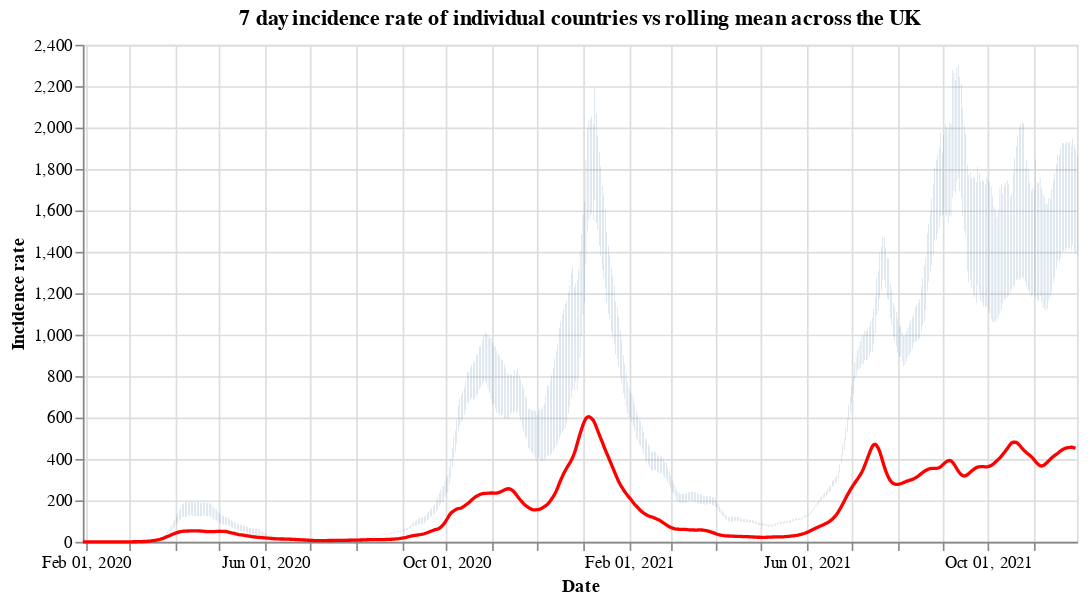

This figure's notebook cell:
### Code cell
#collapse
countries = uk_cases['areaName'].unique()
countries.sort()

selection = alt.selection_single(
    name='Select',
    fields=['areaName'],
    init={'areaName': 'Wales'},
    bind={'areaName': alt.binding_select(options=countries)}
)

# scatter plot, modify opacity based on selection
bars = alt.Chart(uk_cases).mark_bar().add_selection(
    selection
).encode(
    x=alt.X("yearmonthdate(date):T", axis=alt.Axis(title='Date')),
    y=alt.Y("weeklyCasesRate:Q", axis=alt.Axis(title='Incidence rate')),
    tooltip='weeklyCasesRate:Q',
    opacity=alt.condition(selection, alt.value(1), alt.value(0))
).properties(title=f'7 day incidence rate of individual countries vs rolling mean across the UK', width=600)

line = alt.Chart(overview_cases).mark_line(
    color='red',
    size=2,
).transform_window(
    rolling_mean='mean(weeklyCasesRate)',
    frame=[0, 7]
).encode(
    x='yearmonthdate(date):T',
    y='rolling_mean:Q'
)

alt.layer(bars, line)

### Figure 1 — Vega-Lite specification as saved in the notebook (floating-point values rounded to 4 significant figures; data arrays with more than 128 entries replaced by an {"elided": "..."} marker saying what was removed)
{"config": {"view": {"continuousWidth": 400, "continuousHeight": 300}}, "layer": [{"data": {"name": "data-beccffef74db4b3622c1ae9e37a135a0"}, "mark": "bar", "encoding": {"opacity": {"condition": {"value": 1, "selection": "Select"}, "value": 0}, "tooltip": {"type": "quantitative", "field": "weeklyCasesRate"}, "x": {"type": "temporal", "axis": {"title": "Date"}, "field": "date", "timeUnit": "yearmonthdate"}, "y": {"type": "quantitative", "axis": {"title": "Incidence rate"}, "field": "weeklyCasesRate"}}, "selection": {"Select": {"type": "single", "fields": ["areaName"], "init": {"areaName": "Wales"}, "bind": {"areaName": {"input": "select", "options": ["England", "Northern Ireland", "Scotland", "Wales"]}}}}, "title": "7 day incidence rate of individual countries vs rolling mean across the UK", "width": 600}, {"data": {"name": "data-f7080ba3e94316de7d06a47bc3e5ab28"}, "mark": {"type": "line", "color": "red", "size": 2}, "encoding": {"x": {"type": "temporal", "field": "date", "timeUnit": "yearmonthdate"}, "y": {"type": "quantitative", "field": "rolling_mean"}}, "transform": [{"window": [{"op": "mean", "field": "weeklyCasesRate", "as": "rolling_mean"}], "frame": [0, 7]}]}], "$schema": "https://vega.github.io/schema/vega-lite/v4.8.1.json", "datasets": {"data-beccffef74db4b3622c1ae9e37a135a0": {"elided": "2588 records"}, "data-f7080ba3e94316de7d06a47bc3e5ab28": {"elided": "670 records"}}}
